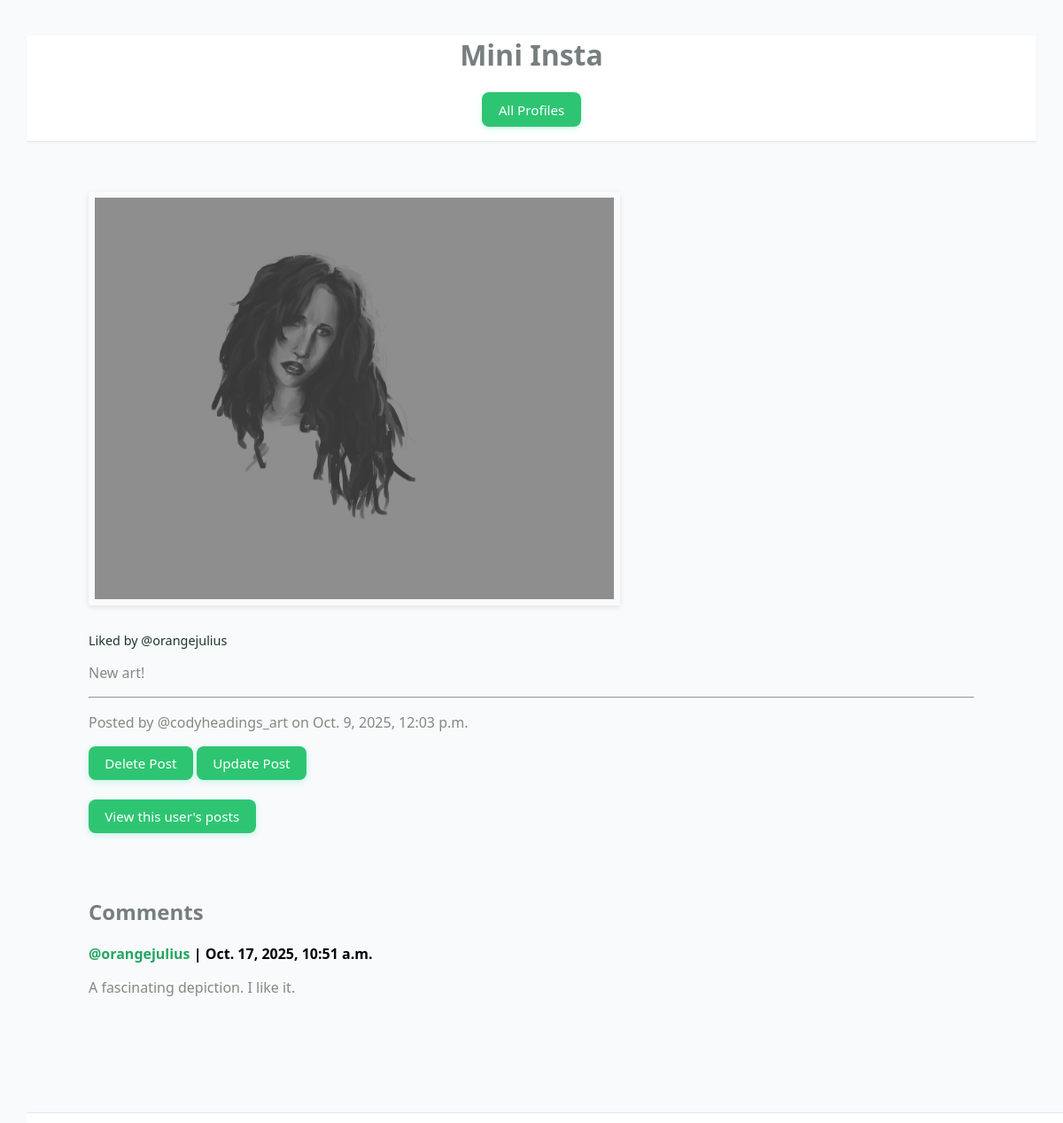
Page /mini_insta/post/28 on the committed database.
### mini_insta/models.py (models this page shows, shortened)
class Photo(models.Model):
    post = models.ForeignKey(Post, on_delete=models.CASCADE)
    timestamp = models.DateTimeField(auto_now_add=True)
    image_url = models.URLField(blank=True)
    image_file = models.ImageField(blank=True)
    def get_image_url(self):
        if self.image_url != "":
            return self.image_url
        else:
            return self.image_file.url

class Post(models.Model):
    profile = models.ForeignKey(Profile, on_delete=models.CASCADE)
    timestamp = models.DateTimeField(auto_now_add=True)
    caption = models.TextField(blank=True)
    def has_photos(self):
        photos = Photo.objects.filter(post=self)
        return len(photos)>0
    def get_all_photos(self):
        photos = Photo.objects.filter(post=self)
        return photos
    def get_all_comments(self):
        comments = Comment.objects.filter(post=self)
        return comments
    def get_all_likes(self):
        likes = Like.objects.filter(post=self).order_by('-timestamp')
        return likes
    def display_likes(self):
        likes = self.get_all_likes()
        total_likes = len(likes)
        if total_likes == 0:
            return "Be the first to like this post!"
        elif total_likes == 1:
            return f"Liked by {likes.first().profile}"
        elif total_likes == 2:
            first = likes[0]
            second = likes[1]
            return f"Liked by {first.profile} and {second.profile}"
        else:
            first_like = likes.first()
            others = total_likes - 1
            return f"Liked by {first_like.profile} and {others} others"

class Like(models.Model):
    post = models.ForeignKey(Post, on_delete=models.CASCADE)
    profile = models.ForeignKey(Profile, on_delete=models.CASCADE)
    timestamp = models.DateTimeField(auto_now_add=True)

class Profile(models.Model):
    username = models.TextField(blank=False)
    display_name = models.TextField(blank=False)
    bio_text = models.TextField(blank=False)
    join_date = models.DateTimeField(auto_now_add=True)
    profile_image_url = models.URLField(blank=True)
    def __str__(self):
        return f'@{self.username}'
    def get_absolute_url(self):
        return reverse('show_profile', kwargs={'pk': self.pk})

class Comment(models.Model):
    post = models.ForeignKey(Post, on_delete=models.CASCADE)
    profile = models.ForeignKey(Profile, on_delete=models.CASCADE)
    timestamp = models.DateTimeField(auto_now_add=True)
    text = models.TextField(blank=False)

### mini_insta/views.py (the view)
# urls.py: path('post/<int:pk>', PostDetailView.as_view(), name='show_post'),
class PostDetailView(DetailView):
    model = Post
    template_name = 'mini_insta/show_post.html'
    context_object_name = 'post'

### mini_insta/templates/mini_insta/show_post.html
{% extends 'mini_insta/base.html' %}
{% block content %}
<main class="container">
<table>
    <div>
        {% if post.has_photos %}
        {% for photo in post.get_all_photos %}
        <tr>
            <img src="{{photo.get_image_url}}" alt="{{photo.get_image_url}}"
            class="postpic">
        </tr>
        {% endfor %}
        {% else %}
        <tr>
            <img src="https://cs-webapps.bu.edu/codyh/media/NoImage.png"
            alt="No Image" class="postpic-noimage">
        </tr>
        {% endif %}
    </div>
    <tr>
        <p class="likes">{{post.display_likes}}</p>
    </tr>
    <tr>
        <p>{{post.caption}}</p>
        <hr>
        <p>Posted by {{post.profile}} on {{post.timestamp}}</p>
    </tr>
</table>
<a class="button" href="{% url 'delete_post' post.pk %}">Delete Post</a>
<a class="button" href="{% url 'update_post' post.pk %}">Update Post</a>
<br><br>
<a class="button" href="{{ post.profile.get_absolute_url}}">
            View this user's posts
        </a>
</main>
<main class="container">
<div>
    <div>
        <h2>Comments</h2>
    </div>
    {% for comment in post.get_all_comments %}
        <div>
            <strong><a href="{% url 'show_profile' comment.profile.pk %}">{{comment.profile}}</a> | {{comment.timestamp}}</strong>
            <p>
                {{comment.text}}
                <br>
            </p>
        </div>
    {% endfor %}
</div>
</main>
{% endblock %}

### static/styles-mini_insta.css (style rules this page uses)
body { margin: 30px; background-color: #f8fafc; font-family:'Segoe UI', Tahoma, Geneva, Verdana, sans-serif; padding-bottom: 60px; }
h1, h2, h3 { color: #767f7e; }
a { text-decoration: none; }
p { color: #828b82; }
.container, .grid-container { max-width: 1000px; margin: 20px auto; padding: 1rem; }
.postpic, .postpic-noimage { width: 100%; object-fit: cover; margin-bottom: 1rem; box-shadow: 0 2px 6px rgba(0,0,0,0.1); }
.button { display: inline-block; padding: 0.6em 1.2em; border-radius: 8px; background-color: #2ec572; color: white; text-decoration: none; font-size: 0.95rem; transition: background-color 0.25s ease, transform 0.15s ease, box-shadow 0.2s ease; box-shadow: 0 2px 6px rgba(37, 235, 159, 0.25); }
.postpic { width: 586px; padding: 7px; }
.likes { font-size: 0.9rem; font-weight: 500; color: #1f372a; margin-bottom: 8px; }
a { color: #25a55f }

### rows in the picture
Photo: get_image_url (picture)
Post: display_likes "Liked by @orangejulius", caption "New art!", profile "@codyheadings_art", timestamp "Oct. 9, 2025, 12:03 p.m."
Comment: profile "@orangejulius", timestamp "Oct. 17, 2025, 10:51 a.m.", text "A fascinating depiction. I like it."
